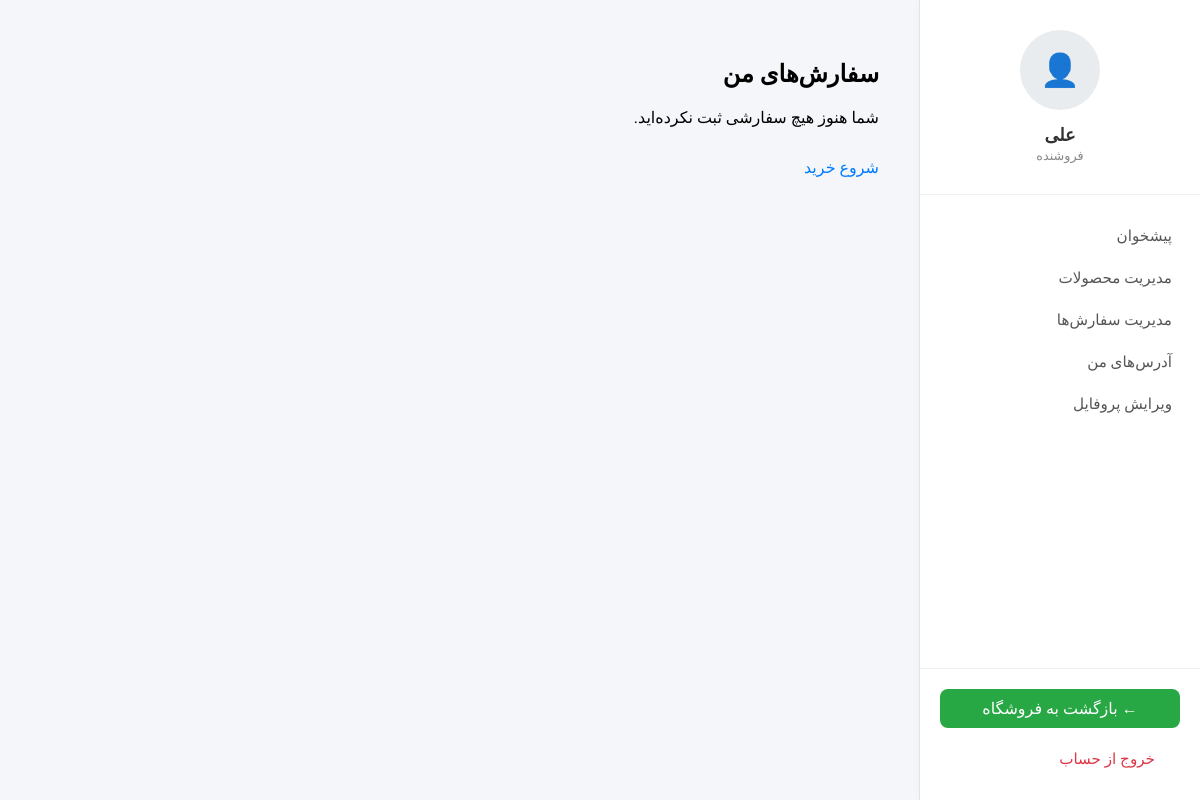
Before: /orders/ (signed in) with the older database file.
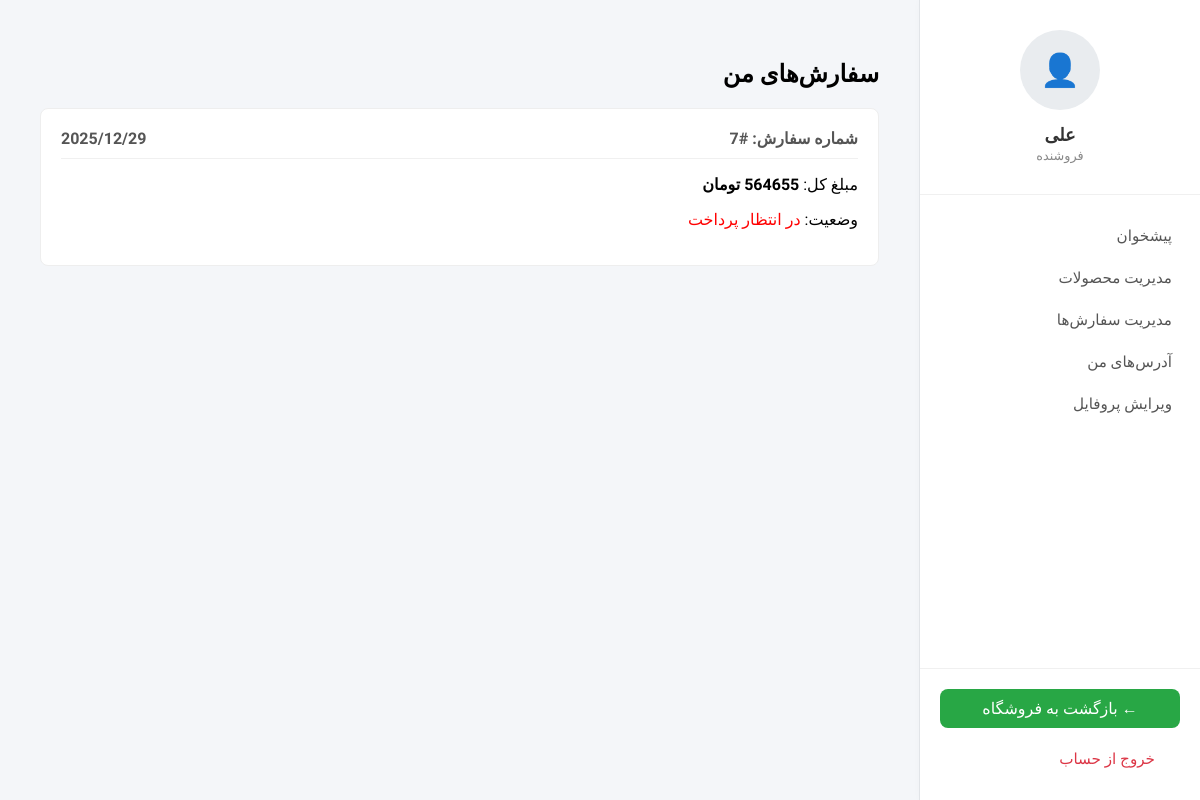
After: the same page with the newer database file.
### orders/models.py (models this page shows, shortened)
class Order(models.Model):
    user = models.ForeignKey(User, on_delete=models.CASCADE, related_name='orders', verbose_name="کاربر")
    address = models.ForeignKey(Address, on_delete=models.SET_NULL, null=True, blank=True, verbose_name="آدرس")
    created_at = models.DateTimeField(auto_now_add=True, verbose_name="تاریخ ایجاد")
    is_paid = models.BooleanField(default=False, verbose_name="پرداخت شده؟")
    total_price = models.DecimalField(max_digits=10, decimal_places=0, verbose_name="مبلغ نهایی")
    class Meta:
        ordering = ('-created_at',)
        verbose_name = "سفارش"
        verbose_name_plural = "سفارش‌ها"

### orders/views.py (the view)
# urls.py: path('', views.order_list_view, name='order_list'),
@login_required
def order_list_view(request):
    orders = Order.objects.filter(user=request.user).order_by('-created_at')
    return render(request, 'orders/order_list.html', {'orders': orders})

### cart/context_processors.py (called while the page is built)
def cart(request):
    return {'cart': Cart(request)}

### orders/templates/orders/order_list.html (shortened to what this page needs)
{% extends 'users/dashboard_base.html' %}
{% load humanize %}
{% block content %}
<h2>سفارش‌های من</h2>
<div class="orders-container">
    {% for order in orders %}
    <div class="order-card">
        <div class="order-header">
            <span>شماره سفارش: #{{ order.id }}</span>
            <span class="date">{{ order.created_at|date:"Y/m/d" }}</span>
        </div>
        <div class="order-body">
            <p>مبلغ کل: <strong>{{ order.total_price|intcomma }} تومان</strong></p>
            <p>وضعیت:
                {% if order.is_paid %}
                <span style="color: green;">پرداخت شده</span>
                {% else %}
                <span style="color: red;">در انتظار پرداخت</span>
                {% endif %}
            </p>
        </div>
    </div>
    {% empty %}
    <p>شما هنوز هیچ سفارشی ثبت نکرده‌اید.</p>
    <a href="{% url 'homepage' %}" class="btn-start-shopping">شروع خرید</a>
    {% endfor %}
</div>
{% endblock %}

Changed rows visible on the page:
added Order: id "7", created_at "2025/12/29", total_price "564655", is_paid "در انتظار پرداخت"
Other visible differences:
text no longer shown: "شما هنوز هیچ سفارشی ثبت نکرده‌اید. شروع خرید"
